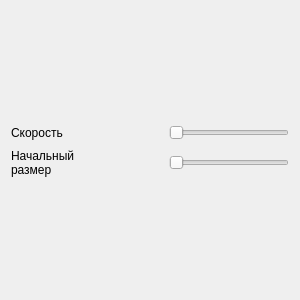
<?xml version="1.0" encoding="UTF-8"?>
<ui version="4.0">
 <class>Settings</class>
 <widget class="QWidget" name="Settings">
  <property name="geometry">
   <rect>
    <x>0</x>
    <y>0</y>
    <width>300</width>
    <height>300</height>
   </rect>
  </property>
  <property name="minimumSize">
   <size>
    <width>300</width>
    <height>300</height>
   </size>
  </property>
  <property name="baseSize">
   <size>
    <width>300</width>
    <height>300</height>
   </size>
  </property>
  <property name="windowTitle">
   <string>Form</string>
  </property>
  <layout class="QGridLayout" name="gridLayout">
   <item row="0" column="0">
    <layout class="QVBoxLayout" name="verticalLayout">
     <item>
      <layout class="QHBoxLayout" name="horizontalLayout">
       <item>
        <widget class="QLabel" name="label_3">
         <property name="text">
          <string>Скорость</string>
         </property>
        </widget>
       </item>
       <item>
        <spacer name="horizontalSpacer_4">
         <property name="orientation">
          <enum>Qt::Horizontal</enum>
         </property>
         <property name="sizeHint" stdset="0">
          <size>
           <width>40</width>
           <height>20</height>
          </size>
         </property>
        </spacer>
       </item>
       <item>
        <widget class="QSlider" name="speedSlider">
         <property name="minimumSize">
          <size>
           <width>120</width>
           <height>0</height>
          </size>
         </property>
         <property name="maximumSize">
          <size>
           <width>120</width>
           <height>16777215</height>
          </size>
         </property>
         <property name="orientation">
          <enum>Qt::Horizontal</enum>
         </property>
        </widget>
       </item>
      </layout>
     </item>
     <item>
      <layout class="QHBoxLayout" name="horizontalLayout_2">
       <item>
        <widget class="QLabel" name="label_2">
         <property name="text">
          <string>Начальный
размер</string>
         </property>
        </widget>
       </item>
       <item>
        <spacer name="horizontalSpacer_3">
         <property name="orientation">
          <enum>Qt::Horizontal</enum>
         </property>
         <property name="sizeHint" stdset="0">
          <size>
           <width>40</width>
           <height>20</height>
          </size>
         </property>
        </spacer>
       </item>
       <item>
        <widget class="QSlider" name="lenghtSlider">
         <property name="sizePolicy">
          <sizepolicy hsizetype="Expanding" vsizetype="Fixed">
           <horstretch>0</horstretch>
           <verstretch>0</verstretch>
          </sizepolicy>
         </property>
         <property name="minimumSize">
          <size>
           <width>120</width>
           <height>0</height>
          </size>
         </property>
         <property name="orientation">
          <enum>Qt::Horizontal</enum>
         </property>
        </widget>
       </item>
      </layout>
     </item>
    </layout>
   </item>
  </layout>
 </widget>
 <resources/>
 <connections/>
</ui>
